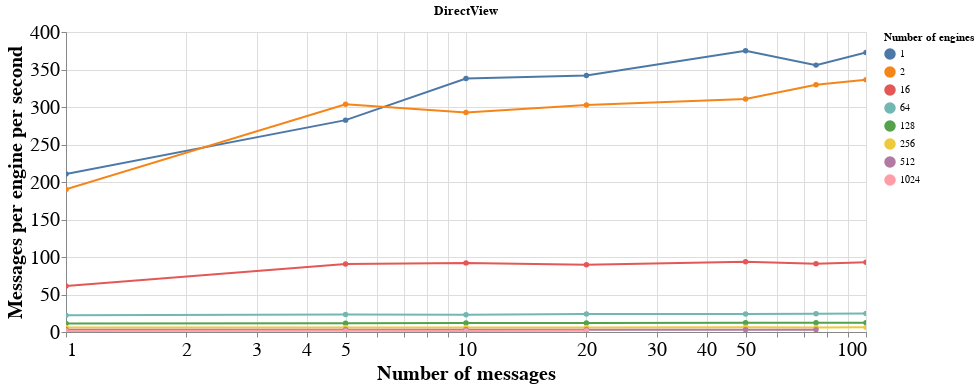
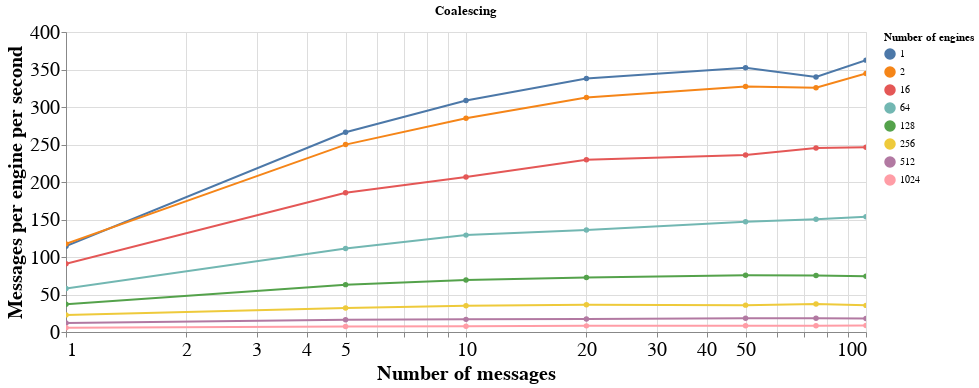
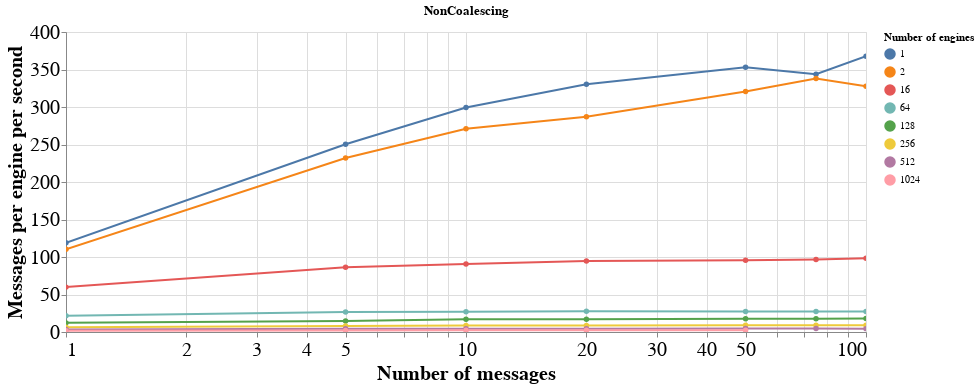

The notebook cell saved with these charts, in order:
### Code cell
for scheduler_name in data['Scheduler name'].unique():
    scheduler_data = data[data['Scheduler name'] == scheduler_name]
    alt.Chart(scheduler_data).mark_line(point=True).encode(
        alt.X(
            'Number of messages',
            scale=alt.Scale(type='log')
        ),
        alt.Y(
            'Messages per engine per second',
        ),
        color='Number of engines:N',
        tooltip='Duration in ms',    
    ).configure_axis(labelFontSize=20, titleFontSize=20).properties(title=scheduler_name, width=800).interactive().display(renderer='svg')

### Figure 1 — Vega-Lite specification as saved in the notebook (floating-point values rounded to 4 significant figures)
{"config": {"view": {"continuousWidth": 400, "continuousHeight": 300}, "axis": {"labelFontSize": 20, "titleFontSize": 20}}, "data": {"name": "data-4985002f91d0037c1620536b54d93bb4"}, "mark": {"type": "line", "point": true}, "encoding": {"color": {"type": "nominal", "field": "Number of engines"}, "tooltip": {"type": "quantitative", "field": "Duration in ms"}, "x": {"type": "quantitative", "field": "Number of messages", "scale": {"type": "log"}}, "y": {"type": "quantitative", "field": "Messages per engine per second"}}, "selection": {"selector008": {"type": "interval", "bind": "scales", "encodings": ["x", "y"]}}, "title": "DirectView", "width": 800, "$schema": "https://vega.github.io/schema/vega-lite/v4.8.1.json", "datasets": {"data-4985002f91d0037c1620536b54d93bb4": [{"Duration in ms": 4.75, "Number of messages": 1, "Number of engines": 1, "Scheduler name": "DirectView", "Speedup": 1.0, "Messages per engine per second": 210.5, "combined": "DirectView 1"}, {"Duration in ms": 17.7, "Number of messages": 5, "Number of engines": 1, "Scheduler name": "DirectView", "Speedup": 1.0, "Messages per engine per second": 282.5, "combined": "DirectView 1"}, {"Duration in ms": 29.59, "Number of messages": 10, "Number of engines": 1, "Scheduler name": "DirectView", "Speedup": 1.0, "Messages per engine per second": 337.9, "combined": "DirectView 1"}, {"Duration in ms": 58.47, "Number of messages": 20, "Number of engines": 1, "Scheduler name": "DirectView", "Speedup": 1.0, "Messages per engine per second": 342.1, "combined": "DirectView 1"}, {"Duration in ms": 133.3, "Number of messages": 50, "Number of engines": 1, "Scheduler name": "DirectView", "Speedup": 1.0, "Messages per engine per second": 375.1, "combined": "DirectView 1"}, {"Duration in ms": 210.8, "Number of messages": 75, "Number of engines": 1, "Scheduler name": "DirectView", "Speedup": 1.0, "Messages per engine per second": 355.8, "combined": "DirectView 1"}, {"Duration in ms": 268.3, "Number of messages": 100, "Number of engines": 1, "Scheduler name": "DirectView", "Speedup": 1.0, "Messages per engine per second": 372.8, "combined": "DirectView 1"}, {"Duration in ms": 5.26, "Number of messages": 1, "Number of engines": 2, "Scheduler name": "DirectView", "Speedup": 1.0, "Messages per engine per second": 190.1, "combined": "DirectView 2"}, {"Duration in ms": 16.47, "Number of messages": 5, "Number of engines": 2, "Scheduler name": "DirectView", "Speedup": 1.0, "Messages per engine per second": 303.6, "combined": "DirectView 2"}, {"Duration in ms": 34.15, "Number of messages": 10, "Number of engines": 2, "Scheduler name": "DirectView", "Speedup": 1.0, "Messages per engine per second": 292.8, "combined": "DirectView 2"}, {"Duration in ms": 66.1, "Number of messages": 20, "Number of engines": 2, "Scheduler name": "DirectView", "Speedup": 1.0, "Messages per engine per second": 302.6, "combined": "DirectView 2"}, {"Duration in ms": 161.0, "Number of messages": 50, "Number of engines": 2, "Scheduler name": "DirectView", "Speedup": 1.0, "Messages per engine per second": 310.6, "combined": "DirectView 2"}, {"Duration in ms": 227.4, "Number of messages": 75, "Number of engines": 2, "Scheduler name": "DirectView", "Speedup": 1.0, "Messages per engine per second": 329.8, "combined": "DirectView 2"}, {"Duration in ms": 297.4, "Number of messages": 100, "Number of engines": 2, "Scheduler name": "DirectView", "Speedup": 1.0, "Messages per engine per second": 336.3, "combined": "DirectView 2"}, {"Duration in ms": 16.34, "Number of messages": 1, "Number of engines": 16, "Scheduler name": "DirectView", "Speedup": 1.0, "Messages per engine per second": 61.2, "combined": "DirectView 16"}, {"Duration in ms": 55.13, "Number of messages": 5, "Number of engines": 16, "Scheduler name": "DirectView", "Speedup": 1.0, "Messages per engine per second": 90.69, "combined": "DirectView 16"}, {"Duration in ms": 108.5, "Number of messages": 10, "Number of engines": 16, "Scheduler name": "DirectView", "Speedup": 1.0, "Messages per engine per second": 92.16, "combined": "DirectView 16"}, {"Duration in ms": 223.3, "Number of messages": 20, "Number of engines": 16, "Scheduler name": "DirectView", "Speedup": 1.0, "Messages per engine per second": 89.57, "combined": "DirectView 16"}, {"Duration in ms": 534.0, "Number of messages": 50, "Number of engines": 16, "Scheduler name": "DirectView", "Speedup": 1.0, "Messages per engine per second": 93.63, "combined": "DirectView 16"}, {"Duration in ms": 822.9, "Number of messages": 75, "Number of engines": 16, "Scheduler name": "DirectView", "Speedup": 1.0, "Messages per engine per second": 91.14, "combined": "DirectView 16"}, {"Duration in ms": 1074.0, "Number of messages": 100, "Number of engines": 16, "Scheduler name": "DirectView", "Speedup": 1.0, "Messages per engine per second": 93.12, "combined": "DirectView 16"}, {"Duration in ms": 44.68, "Number of messages": 1, "Number of engines": 64, "Scheduler name": "DirectView", "Speedup": 1.0, "Messages per engine per second": 22.38, "combined": "DirectView 64"}, {"Duration in ms": 215.2, "Number of messages": 5, "Number of engines": 64, "Scheduler name": "DirectView", "Speedup": 1.0, "Messages per engine per second": 23.24, "combined": "DirectView 64"}, {"Duration in ms": 434.4, "Number of messages": 10, "Number of engines": 64, "Scheduler name": "DirectView", "Speedup": 1.0, "Messages per engine per second": 23.02, "combined": "DirectView 64"}, {"Duration in ms": 830.6, "Number of messages": 20, "Number of engines": 64, "Scheduler name": "DirectView", "Speedup": 1.0, "Messages per engine per second": 24.08, "combined": "DirectView 64"}, {"Duration in ms": 2077.0, "Number of messages": 50, "Number of engines": 64, "Scheduler name": "DirectView", "Speedup": 1.0, "Messages per engine per second": 24.07, "combined": "DirectView 64"}, {"Duration in ms": 3065.0, "Number of messages": 75, "Number of engines": 64, "Scheduler name": "DirectView", "Speedup": 1.0, "Messages per engine per second": 24.47, "combined": "DirectView 64"}, {"Duration in ms": 4052.0, "Number of messages": 100, "Number of engines": 64, "Scheduler name": "DirectView", "Speedup": 1.0, "Messages per engine per second": 24.68, "combined": "DirectView 64"}, {"Duration in ms": 87.32, "Number of messages": 1, "Number of engines": 128, "Scheduler name": "DirectView", "Speedup": 1.0, "Messages per engine per second": 11.45, "combined": "DirectView 128"}, {"Duration in ms": 424.0, "Number of messages": 5, "Number of engines": 128, "Scheduler name": "DirectView", "Speedup": 1.0, "Messages per engine per second": 11.79, "combined": "DirectView 128"}, {"Duration in ms": 837.1, "Number of messages": 10, "Number of engines": 128, "Scheduler name": "DirectView", "Speedup": 1.0, "Messages per engine per second": 11.95, "combined": "DirectView 128"}, {"Duration in ms": 1648.0, "Number of messages": 20, "Number of engines": 128, "Scheduler name": "DirectView", "Speedup": 1.0, "Messages per engine per second": 12.14, "combined": "DirectView 128"}, {"Duration in ms": 4066.0, "Number of messages": 50, "Number of engines": 128, "Scheduler name": "DirectView", "Speedup": 1.0, "Messages per engine per second": 12.3, "combined": "DirectView 128"}, {"Duration in ms": 6155.0, "Number of messages": 75, "Number of engines": 128, "Scheduler name": "DirectView", "Speedup": 1.0, "Messages per engine per second": 12.19, "combined": "DirectView 128"}, {"Duration in ms": 8090.0, "Number of messages": 100, "Number of engines": 128, "Scheduler name": "DirectView", "Speedup": 1.0, "Messages per engine per second": 12.36, "combined": "DirectView 128"}, {"Duration in ms": 170.3, "Number of messages": 1, "Number of engines": 256, "Scheduler name": "DirectView", "Speedup": 1.0, "Messages per engine per second": 5.87, "combined": "DirectView 256"}, {"Duration in ms": 840.2, "Number of messages": 5, "Number of engines": 256, "Scheduler name": "DirectView", "Speedup": 1.0, "Messages per engine per second": 5.95, "combined": "DirectView 256"}, {"Duration in ms": 1687.0, "Number of messages": 10, "Number of engines": 256, "Scheduler name": "DirectView", "Speedup": 1.0, "Messages per engine per second": 5.93, "combined": "DirectView 256"}, {"Duration in ms": 3302.0, "Number of messages": 20, "Number of engines": 256, "Scheduler name": "DirectView", "Speedup": 1.0, "Messages per engine per second": 6.06, "combined": "DirectView 256"}, {"Duration in ms": 8065.0, "Number of messages": 50, "Number of engines": 256, "Scheduler name": "DirectView", "Speedup": 1.0, "Messages per engine per second": 6.2, "combined": "DirectView 256"}, {"Duration in ms": 12250.0, "Number of messages": 75, "Number of engines": 256, "Scheduler name": "DirectView", "Speedup": 1.0, "Messages per engine per second": 6.12, "combined": "DirectView 256"}, {"Duration in ms": 16190.0, "Number of messages": 100, "Number of engines": 256, "Scheduler name": "DirectView", "Speedup": 1.0, "Messages per engine per second": 6.18, "combined": "DirectView 256"}, {"Duration in ms": 345.4, "Number of messages": 1, "Number of engines": 512, "Scheduler name": "DirectView", "Speedup": 1.0, "Messages per engine per second": 2.9, "combined": "DirectView 512"}, {"Duration in ms": 1687.0, "Number of messages": 5, "Number of engines": 512, "Scheduler name": "DirectView", "Speedup": 1.0, "Messages per engine per second": 2.96, "combined": "DirectView 512"}, {"Duration in ms": 3295.0, "Number of messages": 10, "Number of engines": 512, "Scheduler name": "DirectView", "Speedup": 1.0, "Messages per engine per second": 3.04, "combined": "DirectView 512"}, {"Duration in ms": 6529.0, "Number of messages": 20, "Number of engines": 512, "Scheduler name": "DirectView", "Speedup": 1.0, "Messages per engine per second": 3.06, "combined": "DirectView 512"}, {"Duration in ms": 16550.0, "Number of messages": 50, "Number of engines": 512, "Scheduler name": "DirectView", "Speedup": 1.0, "Messages per engine per second": 3.02, "combined": "DirectView 512"}, {"Duration in ms": 24710.0, "Number of messages": 75, "Number of engines": 512, "Scheduler name": "DirectView", "Speedup": 1.0, "Messages per engine per second": 3.03, "combined": "DirectView 512"}, {"Duration in ms": 678.4, "Number of messages": 1, "Number of engines": 1024, "Scheduler name": "DirectView", "Speedup": 1.0, "Messages per engine per second": 1.47, "combined": "DirectView 1024"}, {"Duration in ms": 3311.0, "Number of messages": 5, "Number of engines": 1024, "Scheduler name": "DirectView", "Speedup": 1.0, "Messages per engine per second": 1.51, "combined": "DirectView 1024"}, {"Duration in ms": 6728.0, "Number of messages": 10, "Number of engines": 1024, "Scheduler name": "DirectView", "Speedup": 1.0, "Messages per engine per second": 1.49, "combined": "DirectView 1024"}, {"Duration in ms": 13000.0, "Number of messages": 20, "Number of engines": 1024, "Scheduler name": "DirectView", "Speedup": 1.0, "Messages per engine per second": 1.54, "combined": "DirectView 1024"}]}}

### Figure 2 — Vega-Lite specification as saved in the notebook (floating-point values rounded to 4 significant figures)
{"config": {"view": {"continuousWidth": 400, "continuousHeight": 300}, "axis": {"labelFontSize": 20, "titleFontSize": 20}}, "data": {"name": "data-9ca9662ef9f82b0cc7b2f55916941224"}, "mark": {"type": "line", "point": true}, "encoding": {"color": {"type": "nominal", "field": "Number of engines"}, "tooltip": {"type": "quantitative", "field": "Duration in ms"}, "x": {"type": "quantitative", "field": "Number of messages", "scale": {"type": "log"}}, "y": {"type": "quantitative", "field": "Messages per engine per second"}}, "selection": {"selector009": {"type": "interval", "bind": "scales", "encodings": ["x", "y"]}}, "title": "Coalescing", "width": 800, "$schema": "https://vega.github.io/schema/vega-lite/v4.8.1.json", "datasets": {"data-9ca9662ef9f82b0cc7b2f55916941224": [{"Duration in ms": 8.74, "Number of messages": 1, "Number of engines": 1, "Scheduler name": "Coalescing", "Speedup": 0.5435, "Messages per engine per second": 114.4, "combined": "Coalescing 1"}, {"Duration in ms": 18.78, "Number of messages": 5, "Number of engines": 1, "Scheduler name": "Coalescing", "Speedup": 0.9425, "Messages per engine per second": 266.2, "combined": "Coalescing 1"}, {"Duration in ms": 32.39, "Number of messages": 10, "Number of engines": 1, "Scheduler name": "Coalescing", "Speedup": 0.9136, "Messages per engine per second": 308.7, "combined": "Coalescing 1"}, {"Duration in ms": 59.19, "Number of messages": 20, "Number of engines": 1, "Scheduler name": "Coalescing", "Speedup": 0.9878, "Messages per engine per second": 337.9, "combined": "Coalescing 1"}, {"Duration in ms": 141.9, "Number of messages": 50, "Number of engines": 1, "Scheduler name": "Coalescing", "Speedup": 0.9394, "Messages per engine per second": 352.3, "combined": "Coalescing 1"}, {"Duration in ms": 220.6, "Number of messages": 75, "Number of engines": 1, "Scheduler name": "Coalescing", "Speedup": 0.9554, "Messages per engine per second": 339.9, "combined": "Coalescing 1"}, {"Duration in ms": 275.9, "Number of messages": 100, "Number of engines": 1, "Scheduler name": "Coalescing", "Speedup": 0.9725, "Messages per engine per second": 362.5, "combined": "Coalescing 1"}, {"Duration in ms": 8.51, "Number of messages": 1, "Number of engines": 2, "Scheduler name": "Coalescing", "Speedup": 0.6181, "Messages per engine per second": 117.5, "combined": "Coalescing 2"}, {"Duration in ms": 20.01, "Number of messages": 5, "Number of engines": 2, "Scheduler name": "Coalescing", "Speedup": 0.8231, "Messages per engine per second": 249.9, "combined": "Coalescing 2"}, {"Duration in ms": 35.1, "Number of messages": 10, "Number of engines": 2, "Scheduler name": "Coalescing", "Speedup": 0.9729, "Messages per engine per second": 284.9, "combined": "Coalescing 2"}, {"Duration in ms": 63.96, "Number of messages": 20, "Number of engines": 2, "Scheduler name": "Coalescing", "Speedup": 1.033, "Messages per engine per second": 312.7, "combined": "Coalescing 2"}, {"Duration in ms": 152.7, "Number of messages": 50, "Number of engines": 2, "Scheduler name": "Coalescing", "Speedup": 1.054, "Messages per engine per second": 327.4, "combined": "Coalescing 2"}, {"Duration in ms": 230.3, "Number of messages": 75, "Number of engines": 2, "Scheduler name": "Coalescing", "Speedup": 0.9877, "Messages per engine per second": 325.7, "combined": "Coalescing 2"}, {"Duration in ms": 290.1, "Number of messages": 100, "Number of engines": 2, "Scheduler name": "Coalescing", "Speedup": 1.025, "Messages per engine per second": 344.7, "combined": "Coalescing 2"}, {"Duration in ms": 10.99, "Number of messages": 1, "Number of engines": 16, "Scheduler name": "Coalescing", "Speedup": 1.487, "Messages per engine per second": 90.99, "combined": "Coalescing 16"}, {"Duration in ms": 26.92, "Number of messages": 5, "Number of engines": 16, "Scheduler name": "Coalescing", "Speedup": 2.048, "Messages per engine per second": 185.7, "combined": "Coalescing 16"}, {"Duration in ms": 48.39, "Number of messages": 10, "Number of engines": 16, "Scheduler name": "Coalescing", "Speedup": 2.242, "Messages per engine per second": 206.7, "combined": "Coalescing 16"}, {"Duration in ms": 87.06, "Number of messages": 20, "Number of engines": 16, "Scheduler name": "Coalescing", "Speedup": 2.565, "Messages per engine per second": 229.7, "combined": "Coalescing 16"}, {"Duration in ms": 211.9, "Number of messages": 50, "Number of engines": 16, "Scheduler name": "Coalescing", "Speedup": 2.52, "Messages per engine per second": 236.0, "combined": "Coalescing 16"}, {"Duration in ms": 305.7, "Number of messages": 75, "Number of engines": 16, "Scheduler name": "Coalescing", "Speedup": 2.692, "Messages per engine per second": 245.4, "combined": "Coalescing 16"}, {"Duration in ms": 405.8, "Number of messages": 100, "Number of engines": 16, "Scheduler name": "Coalescing", "Speedup": 2.646, "Messages per engine per second": 246.4, "combined": "Coalescing 16"}, {"Duration in ms": 17.28, "Number of messages": 1, "Number of engines": 64, "Scheduler name": "Coalescing", "Speedup": 2.586, "Messages per engine per second": 57.87, "combined": "Coalescing 64"}, {"Duration in ms": 44.95, "Number of messages": 5, "Number of engines": 64, "Scheduler name": "Coalescing", "Speedup": 4.787, "Messages per engine per second": 111.2, "combined": "Coalescing 64"}, {"Duration in ms": 77.42, "Number of messages": 10, "Number of engines": 64, "Scheduler name": "Coalescing", "Speedup": 5.611, "Messages per engine per second": 129.2, "combined": "Coalescing 64"}, {"Duration in ms": 146.9, "Number of messages": 20, "Number of engines": 64, "Scheduler name": "Coalescing", "Speedup": 5.654, "Messages per engine per second": 136.2, "combined": "Coalescing 64"}, {"Duration in ms": 340.0, "Number of messages": 50, "Number of engines": 64, "Scheduler name": "Coalescing", "Speedup": 6.108, "Messages per engine per second": 147.1, "combined": "Coalescing 64"}, {"Duration in ms": 499.2, "Number of messages": 75, "Number of engines": 64, "Scheduler name": "Coalescing", "Speedup": 6.14, "Messages per engine per second": 150.2, "combined": "Coalescing 64"}, {"Duration in ms": 650.3, "Number of messages": 100, "Number of engines": 64, "Scheduler name": "Coalescing", "Speedup": 6.231, "Messages per engine per second": 153.8, "combined": "Coalescing 64"}, {"Duration in ms": 26.94, "Number of messages": 1, "Number of engines": 128, "Scheduler name": "Coalescing", "Speedup": 3.241, "Messages per engine per second": 37.12, "combined": "Coalescing 128"}, {"Duration in ms": 79.17, "Number of messages": 5, "Number of engines": 128, "Scheduler name": "Coalescing", "Speedup": 5.355, "Messages per engine per second": 63.16, "combined": "Coalescing 128"}, {"Duration in ms": 144.2, "Number of messages": 10, "Number of engines": 128, "Scheduler name": "Coalescing", "Speedup": 5.803, "Messages per engine per second": 69.32, "combined": "Coalescing 128"}, {"Duration in ms": 275.1, "Number of messages": 20, "Number of engines": 128, "Scheduler name": "Coalescing", "Speedup": 5.988, "Messages per engine per second": 72.69, "combined": "Coalescing 128"}, {"Duration in ms": 660.0, "Number of messages": 50, "Number of engines": 128, "Scheduler name": "Coalescing", "Speedup": 6.161, "Messages per engine per second": 75.76, "combined": "Coalescing 128"}, {"Duration in ms": 995.5, "Number of messages": 75, "Number of engines": 128, "Scheduler name": "Coalescing", "Speedup": 6.183, "Messages per engine per second": 75.34, "combined": "Coalescing 128"}, {"Duration in ms": 1345.0, "Number of messages": 100, "Number of engines": 128, "Scheduler name": "Coalescing", "Speedup": 6.015, "Messages per engine per second": 74.36, "combined": "Coalescing 128"}, {"Duration in ms": 43.83, "Number of messages": 1, "Number of engines": 256, "Scheduler name": "Coalescing", "Speedup": 3.885, "Messages per engine per second": 22.82, "combined": "Coalescing 256"}, {"Duration in ms": 155.5, "Number of messages": 5, "Number of engines": 256, "Scheduler name": "Coalescing", "Speedup": 5.403, "Messages per engine per second": 32.15, "combined": "Coalescing 256"}, {"Duration in ms": 286.7, "Number of messages": 10, "Number of engines": 256, "Scheduler name": "Coalescing", "Speedup": 5.884, "Messages per engine per second": 34.88, "combined": "Coalescing 256"}, {"Duration in ms": 550.1, "Number of messages": 20, "Number of engines": 256, "Scheduler name": "Coalescing", "Speedup": 6.003, "Messages per engine per second": 36.36, "combined": "Coalescing 256"}, {"Duration in ms": 1395.0, "Number of messages": 50, "Number of engines": 256, "Scheduler name": "Coalescing", "Speedup": 5.78, "Messages per engine per second": 35.83, "combined": "Coalescing 256"}, {"Duration in ms": 2014.0, "Number of messages": 75, "Number of engines": 256, "Scheduler name": "Coalescing", "Speedup": 6.086, "Messages per engine per second": 37.25, "combined": "Coalescing 256"}, {"Duration in ms": 2817.0, "Number of messages": 100, "Number of engines": 256, "Scheduler name": "Coalescing", "Speedup": 5.748, "Messages per engine per second": 35.5, "combined": "Coalescing 256"}, {"Duration in ms": 82.34, "Number of messages": 1, "Number of engines": 512, "Scheduler name": "Coalescing", "Speedup": 4.195, "Messages per engine per second": 12.14, "combined": "Coalescing 512"}, {"Duration in ms": 306.1, "Number of messages": 5, "Number of engines": 512, "Scheduler name": "Coalescing", "Speedup": 5.512, "Messages per engine per second": 16.34, "combined": "Coalescing 512"}, {"Duration in ms": 593.8, "Number of messages": 10, "Number of engines": 512, "Scheduler name": "Coalescing", "Speedup": 5.548, "Messages per engine per second": 16.84, "combined": "Coalescing 512"}, {"Duration in ms": 1147.0, "Number of messages": 20, "Number of engines": 512, "Scheduler name": "Coalescing", "Speedup": 5.69, "Messages per engine per second": 17.43, "combined": "Coalescing 512"}, {"Duration in ms": 2730.0, "Number of messages": 50, "Number of engines": 512, "Scheduler name": "Coalescing", "Speedup": 6.06, "Messages per engine per second": 18.31, "combined": "Coalescing 512"}, {"Duration in ms": 4072.0, "Number of messages": 75, "Number of engines": 512, "Scheduler name": "Coalescing", "Speedup": 6.068, "Messages per engine per second": 18.42, "combined": "Coalescing 512"}, {"Duration in ms": 5517.0, "Number of messages": 100, "Number of engines": 512, "Scheduler name": "Coalescing", "Speedup": 0.1229, "Messages per engine per second": 18.12, "combined": "Coalescing 512"}, {"Duration in ms": 174.3, "Number of messages": 1, "Number of engines": 1024, "Scheduler name": "Coalescing", "Speedup": 19.0, "Messages per engine per second": 5.74, "combined": "Coalescing 1024"}, {"Duration in ms": 675.0, "Number of messages": 5, "Number of engines": 1024, "Scheduler name": "Coalescing", "Speedup": 9.968, "Messages per engine per second": 7.41, "combined": "Coalescing 1024"}, {"Duration in ms": 1319.0, "Number of messages": 10, "Number of engines": 1024, "Scheduler name": "Coalescing", "Speedup": 9.856, "Messages per engine per second": 7.58, "combined": "Coalescing 1024"}, {"Duration in ms": 2444.0, "Number of messages": 20, "Number of engines": 1024, "Scheduler name": "Coalescing", "Speedup": null, "Messages per engine per second": 8.18, "combined": "Coalescing 1024"}, {"Duration in ms": 5949.0, "Number of messages": 50, "Number of engines": 1024, "Scheduler name": "Coalescing", "Speedup": null, "Messages per engine per second": 8.41, "combined": "Coalescing 1024"}, {"Duration in ms": 8846.0, "Number of messages": 75, "Number of engines": 1024, "Scheduler name": "Coalescing", "Speedup": null, "Messages per engine per second": 8.48, "combined": "Coalescing 1024"}, {"Duration in ms": 11620.0, "Number of messages": 100, "Number of engines": 1024, "Scheduler name": "Coalescing", "Speedup": null, "Messages per engine per second": 8.61, "combined": "Coalescing 1024"}]}}

### Figure 3 — Vega-Lite specification as saved in the notebook (floating-point values rounded to 4 significant figures)
{"config": {"view": {"continuousWidth": 400, "continuousHeight": 300}, "axis": {"labelFontSize": 20, "titleFontSize": 20}}, "data": {"name": "data-d92b81b802777f7414ed03c2a6d7a4d8"}, "mark": {"type": "line", "point": true}, "encoding": {"color": {"type": "nominal", "field": "Number of engines"}, "tooltip": {"type": "quantitative", "field": "Duration in ms"}, "x": {"type": "quantitative", "field": "Number of messages", "scale": {"type": "log"}}, "y": {"type": "quantitative", "field": "Messages per engine per second"}}, "selection": {"selector010": {"type": "interval", "bind": "scales", "encodings": ["x", "y"]}}, "title": "NonCoalescing", "width": 800, "$schema": "https://vega.github.io/schema/vega-lite/v4.8.1.json", "datasets": {"data-d92b81b802777f7414ed03c2a6d7a4d8": [{"Duration in ms": 8.4, "Number of messages": 1, "Number of engines": 1, "Scheduler name": "NonCoalescing", "Speedup": 0.5655, "Messages per engine per second": 119.0, "combined": "NonCoalescing 1"}, {"Duration in ms": 19.97, "Number of messages": 5, "Number of engines": 1, "Scheduler name": "NonCoalescing", "Speedup": 0.8863, "Messages per engine per second": 250.4, "combined": "NonCoalescing 1"}, {"Duration in ms": 33.4, "Number of messages": 10, "Number of engines": 1, "Scheduler name": "NonCoalescing", "Speedup": 0.8859, "Messages per engine per second": 299.4, "combined": "NonCoalescing 1"}, {"Duration in ms": 60.54, "Number of messages": 20, "Number of engines": 1, "Scheduler name": "NonCoalescing", "Speedup": 0.9658, "Messages per engine per second": 330.4, "combined": "NonCoalescing 1"}, {"Duration in ms": 141.6, "Number of messages": 50, "Number of engines": 1, "Scheduler name": "NonCoalescing", "Speedup": 0.9415, "Messages per engine per second": 353.1, "combined": "NonCoalescing 1"}, {"Duration in ms": 218.2, "Number of messages": 75, "Number of engines": 1, "Scheduler name": "NonCoalescing", "Speedup": 0.9659, "Messages per engine per second": 343.7, "combined": "NonCoalescing 1"}, {"Duration in ms": 271.9, "Number of messages": 100, "Number of engines": 1, "Scheduler name": "NonCoalescing", "Speedup": 0.9867, "Messages per engine per second": 367.8, "combined": "NonCoalescing 1"}, {"Duration in ms": 9.07, "Number of messages": 1, "Number of engines": 2, "Scheduler name": "NonCoalescing", "Speedup": 0.5799, "Messages per engine per second": 110.2, "combined": "NonCoalescing 2"}, {"Duration in ms": 21.56, "Number of messages": 5, "Number of engines": 2, "Scheduler name": "NonCoalescing", "Speedup": 0.7639, "Messages per engine per second": 231.9, "combined": "NonCoalescing 2"}, {"Duration in ms": 36.89, "Number of messages": 10, "Number of engines": 2, "Scheduler name": "NonCoalescing", "Speedup": 0.9257, "Messages per engine per second": 271.1, "combined": "NonCoalescing 2"}, {"Duration in ms": 69.67, "Number of messages": 20, "Number of engines": 2, "Scheduler name": "NonCoalescing", "Speedup": 0.9488, "Messages per engine per second": 287.1, "combined": "NonCoalescing 2"}, {"Duration in ms": 155.9, "Number of messages": 50, "Number of engines": 2, "Scheduler name": "NonCoalescing", "Speedup": 1.032, "Messages per engine per second": 320.7, "combined": "NonCoalescing 2"}, {"Duration in ms": 222.0, "Number of messages": 75, "Number of engines": 2, "Scheduler name": "NonCoalescing", "Speedup": 1.025, "Messages per engine per second": 337.9, "combined": "NonCoalescing 2"}, {"Duration in ms": 305.3, "Number of messages": 100, "Number of engines": 2, "Scheduler name": "NonCoalescing", "Speedup": 0.9739, "Messages per engine per second": 327.5, "combined": "NonCoalescing 2"}, {"Duration in ms": 16.71, "Number of messages": 1, "Number of engines": 16, "Scheduler name": "NonCoalescing", "Speedup": 0.9779, "Messages per engine per second": 59.84, "combined": "NonCoalescing 16"}, {"Duration in ms": 57.87, "Number of messages": 5, "Number of engines": 16, "Scheduler name": "NonCoalescing", "Speedup": 0.9527, "Messages per engine per second": 86.4, "combined": "NonCoalescing 16"}, {"Duration in ms": 110.2, "Number of messages": 10, "Number of engines": 16, "Scheduler name": "NonCoalescing", "Speedup": 0.9851, "Messages per engine per second": 90.79, "combined": "NonCoalescing 16"}, {"Duration in ms": 211.3, "Number of messages": 20, "Number of engines": 16, "Scheduler name": "NonCoalescing", "Speedup": 1.057, "Messages per engine per second": 94.63, "combined": "NonCoalescing 16"}, {"Duration in ms": 523.4, "Number of messages": 50, "Number of engines": 16, "Scheduler name": "NonCoalescing", "Speedup": 1.02, "Messages per engine per second": 95.53, "combined": "NonCoalescing 16"}, {"Duration in ms": 775.3, "Number of messages": 75, "Number of engines": 16, "Scheduler name": "NonCoalescing", "Speedup": 1.061, "Messages per engine per second": 96.73, "combined": "NonCoalescing 16"}, {"Duration in ms": 1017.0, "Number of messages": 100, "Number of engines": 16, "Scheduler name": "NonCoalescing", "Speedup": 1.056, "Messages per engine per second": 98.31, "combined": "NonCoalescing 16"}, {"Duration in ms": 45.98, "Number of messages": 1, "Number of engines": 64, "Scheduler name": "NonCoalescing", "Speedup": 0.9717, "Messages per engine per second": 21.75, "combined": "NonCoalescing 64"}, {"Duration in ms": 187.9, "Number of messages": 5, "Number of engines": 64, "Scheduler name": "NonCoalescing", "Speedup": 1.145, "Messages per engine per second": 26.61, "combined": "NonCoalescing 64"}, {"Duration in ms": 368.9, "Number of messages": 10, "Number of engines": 64, "Scheduler name": "NonCoalescing", "Speedup": 1.178, "Messages per engine per second": 27.11, "combined": "NonCoalescing 64"}, {"Duration in ms": 723.3, "Number of messages": 20, "Number of engines": 64, "Scheduler name": "NonCoalescing", "Speedup": 1.148, "Messages per engine per second": 27.65, "combined": "NonCoalescing 64"}, {"Duration in ms": 1834.0, "Number of messages": 50, "Number of engines": 64, "Scheduler name": "NonCoalescing", "Speedup": 1.132, "Messages per engine per second": 27.26, "combined": "NonCoalescing 64"}, {"Duration in ms": 2742.0, "Number of messages": 75, "Number of engines": 64, "Scheduler name": "NonCoalescing", "Speedup": 1.118, "Messages per engine per second": 27.35, "combined": "NonCoalescing 64"}, {"Duration in ms": 3648.0, "Number of messages": 100, "Number of engines": 64, "Scheduler name": "NonCoalescing", "Speedup": 1.111, "Messages per engine per second": 27.41, "combined": "NonCoalescing 64"}, {"Duration in ms": 82.09, "Number of messages": 1, "Number of engines": 128, "Scheduler name": "NonCoalescing", "Speedup": 1.064, "Messages per engine per second": 12.18, "combined": "NonCoalescing 128"}, {"Duration in ms": 337.5, "Number of messages": 5, "Number of engines": 128, "Scheduler name": "NonCoalescing", "Speedup": 1.256, "Messages per engine per second": 14.81, "combined": "NonCoalescing 128"}, {"Duration in ms": 589.8, "Number of messages": 10, "Number of engines": 128, "Scheduler name": "NonCoalescing", "Speedup": 1.419, "Messages per engine per second": 16.96, "combined": "NonCoalescing 128"}, {"Duration in ms": 1169.0, "Number of messages": 20, "Number of engines": 128, "Scheduler name": "NonCoalescing", "Speedup": 1.409, "Messages per engine per second": 17.11, "combined": "NonCoalescing 128"}, {"Duration in ms": 2850.0, "Number of messages": 50, "Number of engines": 128, "Scheduler name": "NonCoalescing", "Speedup": 1.427, "Messages per engine per second": 17.55, "combined": "NonCoalescing 128"}, {"Duration in ms": 4262.0, "Number of messages": 75, "Number of engines": 128, "Scheduler name": "NonCoalescing", "Speedup": 1.444, "Messages per engine per second": 17.6, "combined": "NonCoalescing 128"}, {"Duration in ms": 5551.0, "Number of messages": 100, "Number of engines": 128, "Scheduler name": "NonCoalescing", "Speedup": 1.457, "Messages per engine per second": 18.02, "combined": "NonCoalescing 128"}, {"Duration in ms": 156.4, "Number of messages": 1, "Number of engines": 256, "Scheduler name": "NonCoalescing", "Speedup": 1.089, "Messages per engine per second": 6.39, "combined": "NonCoalescing 256"}, {"Duration in ms": 622.1, "Number of messages": 5, "Number of engines": 256, "Scheduler name": "NonCoalescing", "Speedup": 1.351, "Messages per engine per second": 8.04, "combined": "NonCoalescing 256"}, {"Duration in ms": 1154.0, "Number of messages": 10, "Number of engines": 256, "Scheduler name": "NonCoalescing", "Speedup": 1.461, "Messages per engine per second": 8.66, "combined": "NonCoalescing 256"}, {"Duration in ms": 2277.0, "Number of messages": 20, "Number of engines": 256, "Scheduler name": "NonCoalescing", "Speedup": 1.45, "Messages per engine per second": 8.78, "combined": "NonCoalescing 256"}, {"Duration in ms": 5610.0, "Number of messages": 50, "Number of engines": 256, "Scheduler name": "NonCoalescing", "Speedup": 1.437, "Messages per engine per second": 8.91, "combined": "NonCoalescing 256"}, {"Duration in ms": 8312.0, "Number of messages": 75, "Number of engines": 256, "Scheduler name": "NonCoalescing", "Speedup": 1.474, "Messages per engine per second": 9.02, "combined": "NonCoalescing 256"}, {"Duration in ms": 11080.0, "Number of messages": 100, "Number of engines": 256, "Scheduler name": "NonCoalescing", "Speedup": 1.462, "Messages per engine per second": 9.03, "combined": "NonCoalescing 256"}, {"Duration in ms": 303.8, "Number of messages": 1, "Number of engines": 512, "Scheduler name": "NonCoalescing", "Speedup": 1.137, "Messages per engine per second": 3.29, "combined": "NonCoalescing 512"}, {"Duration in ms": 1181.0, "Number of messages": 5, "Number of engines": 512, "Scheduler name": "NonCoalescing", "Speedup": 1.428, "Messages per engine per second": 4.23, "combined": "NonCoalescing 512"}, {"Duration in ms": 2298.0, "Number of messages": 10, "Number of engines": 512, "Scheduler name": "NonCoalescing", "Speedup": 1.434, "Messages per engine per second": 4.35, "combined": "NonCoalescing 512"}, {"Duration in ms": 4471.0, "Number of messages": 20, "Number of engines": 512, "Scheduler name": "NonCoalescing", "Speedup": 1.46, "Messages per engine per second": 4.47, "combined": "NonCoalescing 512"}, {"Duration in ms": 11020.0, "Number of messages": 50, "Number of engines": 512, "Scheduler name": "NonCoalescing", "Speedup": 1.501, "Messages per engine per second": 4.54, "combined": "NonCoalescing 512"}, {"Duration in ms": 16600.0, "Number of messages": 75, "Number of engines": 512, "Scheduler name": "NonCoalescing", "Speedup": 1.489, "Messages per engine per second": 4.52, "combined": "NonCoalescing 512"}, {"Duration in ms": 22250.0, "Number of messages": 100, "Number of engines": 512, "Scheduler name": "NonCoalescing", "Speedup": 0.03049, "Messages per engine per second": 4.49, "combined": "NonCoalescing 512"}, {"Duration in ms": 593.2, "Number of messages": 1, "Number of engines": 1024, "Scheduler name": "NonCoalescing", "Speedup": 5.581, "Messages per engine per second": 1.69, "combined": "NonCoalescing 1024"}, {"Duration in ms": 2399.0, "Number of messages": 5, "Number of engines": 1024, "Scheduler name": "NonCoalescing", "Speedup": 2.805, "Messages per engine per second": 2.08, "combined": "NonCoalescing 1024"}, {"Duration in ms": 4530.0, "Number of messages": 10, "Number of engines": 1024, "Scheduler name": "NonCoalescing", "Speedup": 2.871, "Messages per engine per second": 2.21, "combined": "NonCoalescing 1024"}, {"Duration in ms": 8928.0, "Number of messages": 20, "Number of engines": 1024, "Scheduler name": "NonCoalescing", "Speedup": null, "Messages per engine per second": 2.24, "combined": "NonCoalescing 1024"}, {"Duration in ms": 22610.0, "Number of messages": 50, "Number of engines": 1024, "Scheduler name": "NonCoalescing", "Speedup": null, "Messages per engine per second": 2.21, "combined": "NonCoalescing 1024"}]}}
